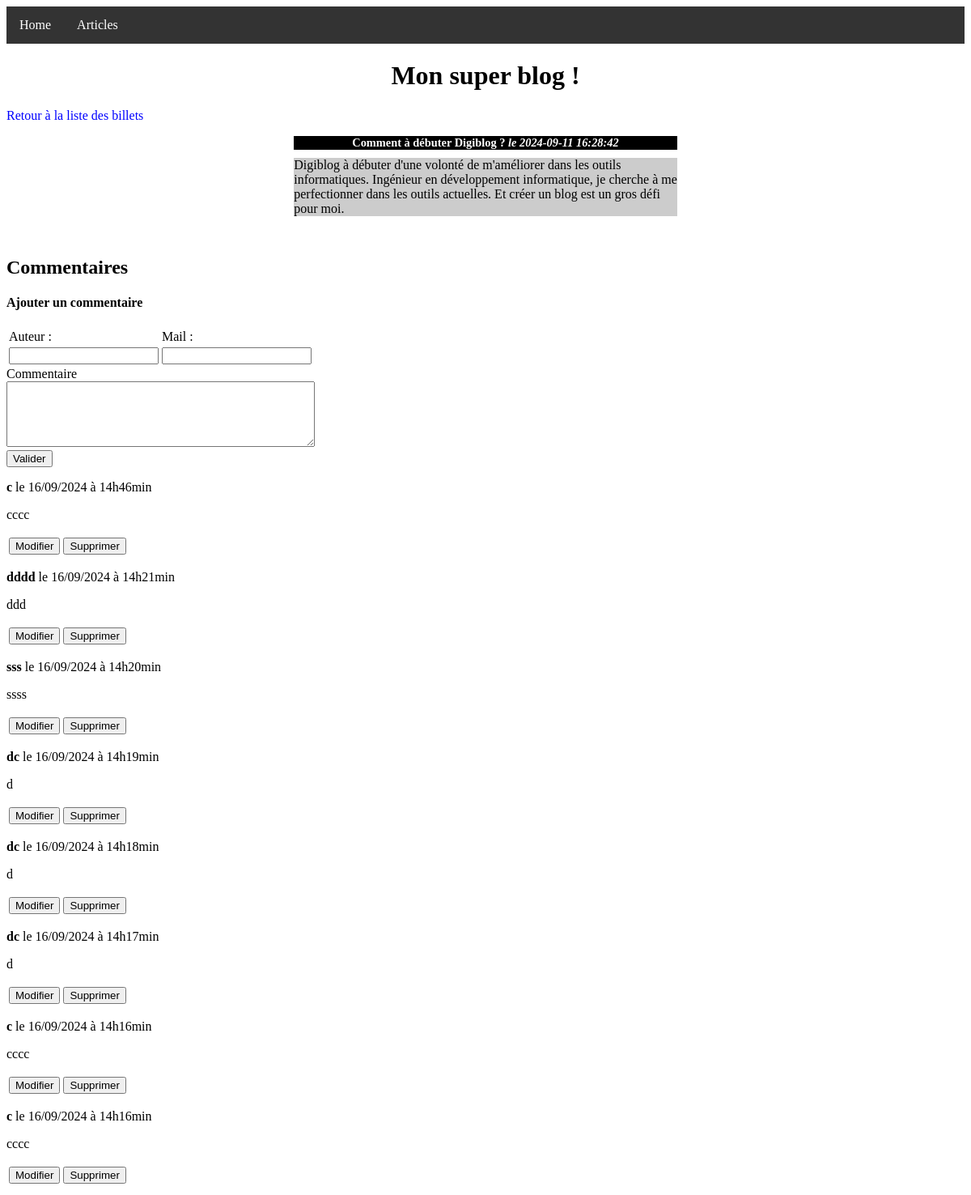
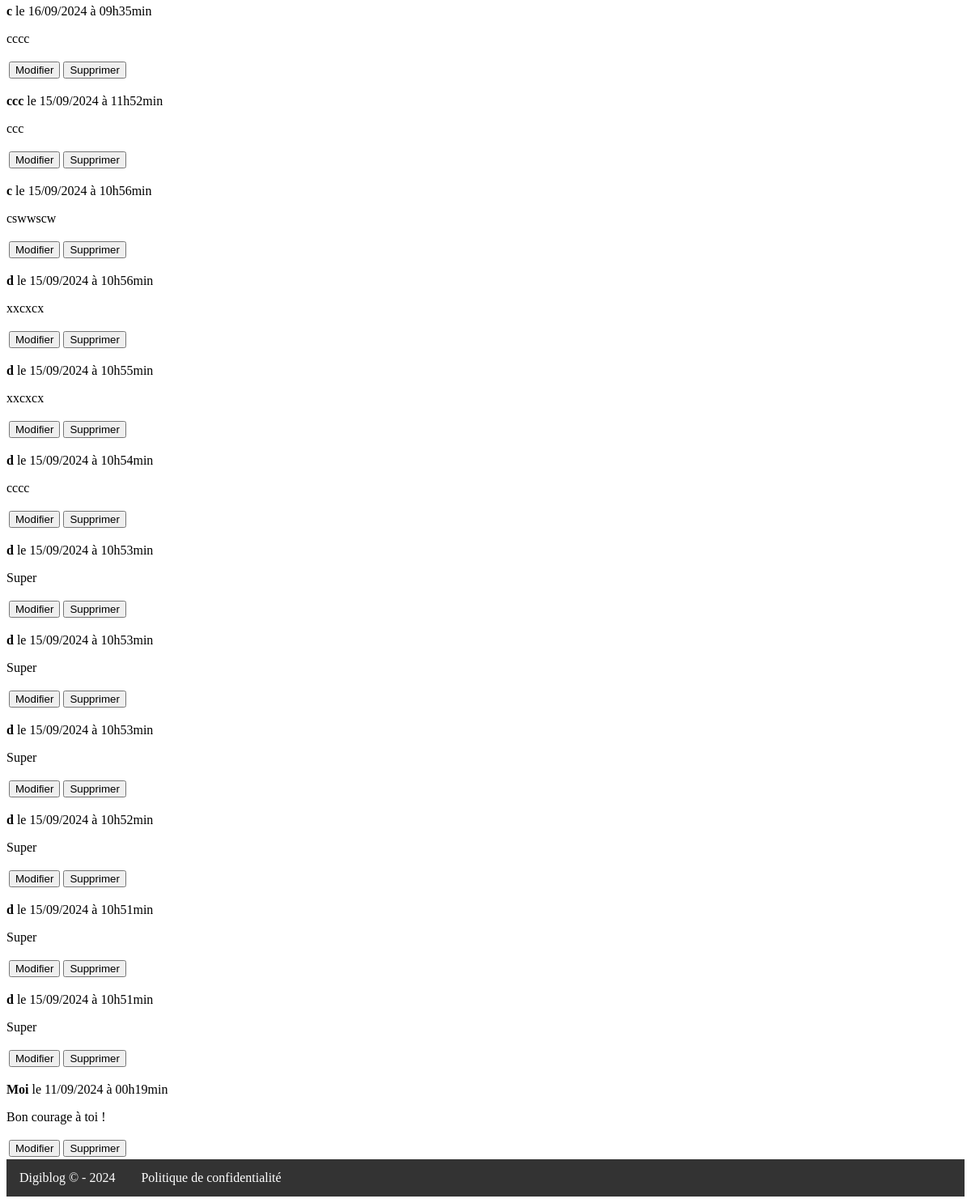
Page /index.php?page=post&id_post=2 on the committed database (2 pictures, top to bottom).
### tables this page shows
CREATE TABLE IF NOT EXISTS `dg_post` (
  `id` int NOT NULL AUTO_INCREMENT,
  `title` varchar(255) NOT NULL,
  `content` text NOT NULL,
  `creation_date` datetime NOT NULL,
  PRIMARY KEY (`id`)
);

CREATE TABLE IF NOT EXISTS `dg_comment` (
  `id` int NOT NULL AUTO_INCREMENT,
  `post_id` int NOT NULL,
  `author` varchar(255) NOT NULL,
  `mail` varchar(50) NOT NULL,
  `comment` text NOT NULL,
  `comment_date` datetime NOT NULL,
  PRIMARY KEY (`id`)
);

### index.php (called while the page is built, shortened)
<?php
require './router.php';
require './views/layout.php';

### models/connection.php (called while the page is built, shortened)
<?php
function dbConnect()
{
  $db = new PDO(
    "mysql:host=" . DB_CONFIG['host'] . ";port=" . DB_CONFIG['port'] . ";dbname=" . DB_CONFIG['dbname'],
    DB_CONFIG['username'],
    DB_CONFIG['password']
  );
  $db->setAttribute(PDO::ATTR_DEFAULT_FETCH_MODE, PDO::FETCH_ASSOC);
  $db->exec('SET NAMES utf8');
  return $db;
}

### models/postManager.php (called while the page is built, shortened)
<?php
require_once './models/connection.php';
function GetPost(int $id): array
{
  $sql = "SELECT * FROM dg_post WHERE id = ?";
  $query = dbConnect()->prepare($sql);
  $query->bindParam(1, $id, PDO::PARAM_INT);
  $query->execute();
  $article = $query->fetch();
  return $article;
}

### controllers/post/postController.php (called while the page is built, shortened)
<?php
require_once './models/postManager.php';
require_once './models/commentManager.php';
if (isset($_GET['id_post'])) {
  $post = GetPost($_GET['id_post']);
  $comments = GetComments($_GET['id_post']);
} else
  throw new Exception("Identifiant de l'article non renseigné.");

### router.php (called while the page is built, shortened)
<?php
$availableRouteNames = array_keys(AVAILABLE_ROUTES);
if (isset($_GET['page']) && in_array($_GET['page'], $availableRouteNames, true)) {
  $controller = AVAILABLE_ROUTES[$_GET['page']];
} else {
  $controller = DEFAULT_ROUTE;
}
require './controllers/' . $controller;

### models/commentManager.php (called while the page is built, shortened)
<?php
require_once './models/connection.php';
function GetComments($postId)
{
  $comments = dbConnect()->prepare('SELECT id, author,mail, comment, DATE_FORMAT(comment_date, \'%d/%m/%Y à %Hh%imin\') AS comment_date_fr FROM dg_comment WHERE post_id = ? ORDER BY comment_date DESC');
  $comments->execute(array($postId));
  return $comments;
}

### views/pages/post/show_post.php (the view, shortened to what this page needs)
<!DOCTYPE html>
<html lang="fr">
<head>
</head>
<body>
  <h1>Mon super blog !</h1>
  <p><a href="index.php">Retour à la liste des billets</a></p>
  <div class="news">
    <h3>
      <?= htmlspecialchars($post['title']) ?>
      <em>le <?= $post['creation_date'] ?></em>
    </h3>
    <p>
      <?= nl2br(htmlspecialchars($post['content'])) ?>
    </p>
  </div>
  <h2>Commentaires</h2>
  <div id="frmAddComment">
    <h4>Ajouter un commentaire</h4>
    <form action="index.php?page=add_comment&id_post=<?= $post['id'] ?>" method="post">
      <table>
        <tr>
          <td>
            <label for="author">Auteur :</label>
          </td>
          <td>
            <label for="mail">Mail :</label>
          </td>
        </tr>
        <tr>
          <td>
            <input type="text" id="author" name="author" />
          </td>
          <td>
            <input type="text" id="mail" name="mail" />
          </td>
        </tr>
      </table>
      <div>
        <label for="comment">Commentaire</label><br />
        <textarea id="comment" name="comment" cols=45 rows=5></textarea>
      </div>
      <div>
        <input type="submit" value="Valider" />
      </div>
    </form>
  </div>
  <?php
  while ($comment = $comments->fetch()) {
  ?>
    <p><strong><?= htmlspecialchars($comment['author']) ?></strong> le <?= $comment['comment_date_fr'] ?></p>
    <p><?= nl2br(htmlspecialchars($comment['comment'])) ?></p>
    <table>
      <tr>
        <td>
          <form method="POST">
            <input type="submit" id="submit" name="submit" value="Modifier" />
          </form>
        </td>
        <td>
          <form method="POST" action="'index.php?action=removeComment&id_post=<?= $post['id'] ?>&id_comment=<?= $comment['id'] ?>'">
            <input type="submit" id="submit" name="submit" value="Supprimer" />
          </form>
        </td>
      </tr>
    </table>
  <?php
  }
  ?>
</body>
</html>

### public/css/style.css (style rules this page uses)
h1, h3 { text-align: center; }
h3 { background-color: black; color: white; font-size: 0.9em; margin-bottom: 0px; }
.news p { background-color: #cccccc; margin-top: 10px; margin-bottom: 50px; }
.news { width: 40%; margin: auto; }
a { text-decoration: none; color: blue; }

### rows in the picture
dg_post: title "Comment à débuter Digiblog ?", creation_date "2024-09-11 16:28:42", content "Digiblog à débuter d'une volonté de m'améliorer dans les outils informatiques. Ingénieur en développement informatique, je cherche à me perfectionner dans les outils actuelles. Et créer un blog est un gros défi pour moi."
dg_comment: author "c", comment_date_fr "16/09/2024 à 14h46min", comment "cccc"
dg_comment: author "dddd", comment_date_fr "16/09/2024 à 14h21min", comment "ddd"
dg_comment: author "sss", comment_date_fr "16/09/2024 à 14h20min", comment "ssss"
dg_comment: author "dc", comment_date_fr "16/09/2024 à 14h19min", comment "d"
dg_comment: author "dc", comment_date_fr "16/09/2024 à 14h18min", comment "d"
dg_comment: author "dc", comment_date_fr "16/09/2024 à 14h17min", comment "d"
dg_comment: author "c", comment_date_fr "16/09/2024 à 14h16min", comment "cccc"
dg_comment: author "c", comment_date_fr "16/09/2024 à 14h16min", comment "cccc"
dg_comment: author "c", comment_date_fr "16/09/2024 à 09h35min", comment "cccc"
dg_comment: author "ccc", comment_date_fr "15/09/2024 à 11h52min", comment "ccc"
dg_comment: author "c", comment_date_fr "15/09/2024 à 10h56min", comment "cswwscw"
dg_comment: author "d", comment_date_fr "15/09/2024 à 10h56min", comment "xxcxcx"
dg_comment: author "d", comment_date_fr "15/09/2024 à 10h55min", comment "xxcxcx"
dg_comment: author "d", comment_date_fr "15/09/2024 à 10h54min", comment "cccc"
dg_comment: author "d", comment_date_fr "15/09/2024 à 10h53min", comment "Super"
dg_comment: author "d", comment_date_fr "15/09/2024 à 10h53min", comment "Super"
dg_comment: author "d", comment_date_fr "15/09/2024 à 10h53min", comment "Super"
dg_comment: author "d", comment_date_fr "15/09/2024 à 10h52min", comment "Super"
dg_comment: author "d", comment_date_fr "15/09/2024 à 10h51min", comment "Super"
dg_comment: author "d", comment_date_fr "15/09/2024 à 10h51min", comment "Super"
dg_comment: author "Moi", comment_date_fr "11/09/2024 à 00h19min", comment "Bon courage à toi !"
